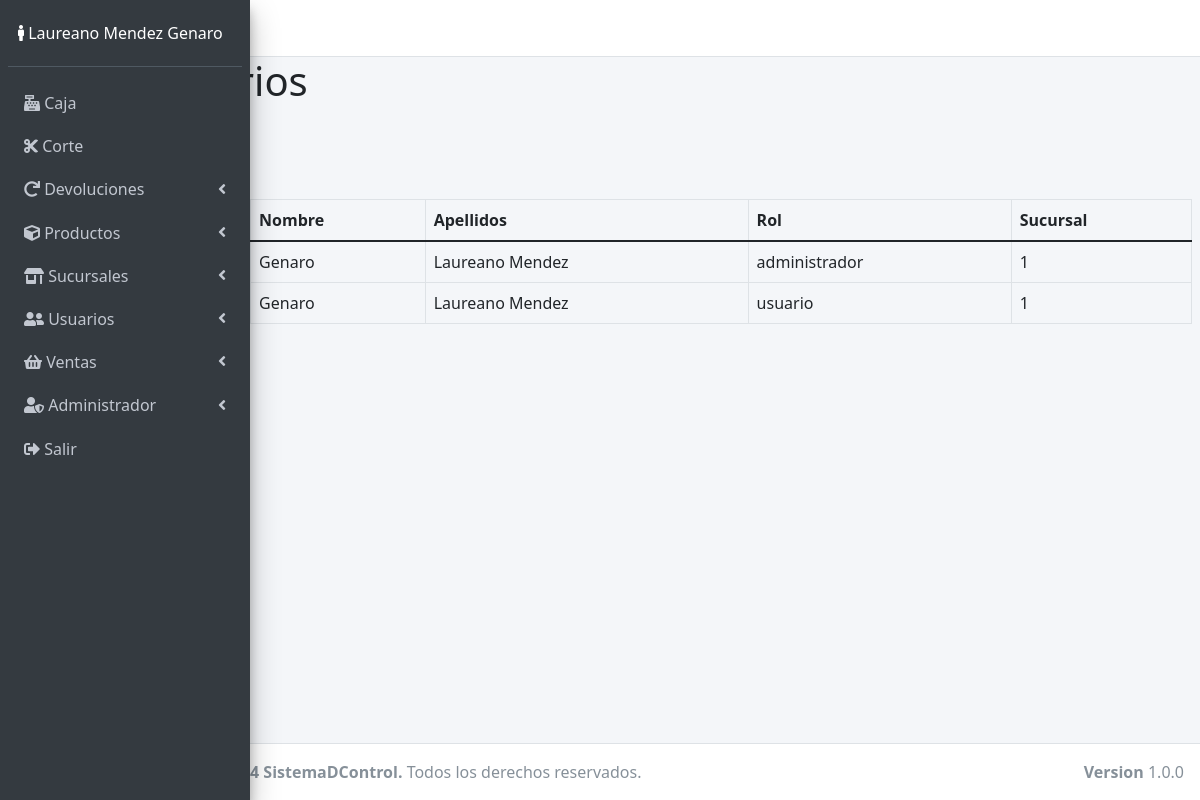
Page /administrador-todosUsuarios/index.php (signed in) on the committed database.
### tables this page shows
CREATE TABLE usuarios (
	usuario_id INTEGER UNSIGNED NOT NULL AUTO_INCREMENT,
	usuario_nick VARCHAR(255) NOT NULL UNIQUE,
	usuario_nombre VARCHAR(255) NOT NULL,
	usuario_apellidos VARCHAR(255) NOT NULL,
	usuario_password VARCHAR(255) NOT NULL,
	usuario_role VARCHAR(255) NOT NULL,
    PRIMARY KEY(usuario_id),
	usuario_sucursal INT UNSIGNED NOT NULL,
	FOREIGN KEY(usuario_sucursal) REFERENCES sucursales(id) ON DELETE CASCADE
);

### administrador-todosUsuarios/index.php (the view, shortened to what this page needs)
<?php
include '../header/index.php';
include '../navbar/index.php';
include '../sidebar/index.php';
?>
  <div class="content-wrapper">
  <div class="content">
	<div class="col-xs-12">
		<h1><i class="fas fa-user-friends"></i> Usuarios</h1>
		<br>
		<?php
			include '../database/conexion.php';
		?>
        <a href="../administrador-usuarios/index.php" class="btn btn-primary">Agregar Usuario</a>
		<br>
		<br>
		<?php
			$sqlSelect = "SELECT usuario_nick,usuario_nombre,usuario_apellidos,usuario_role,usuario_sucursal FROM usuarios";;
			$resultSet = $conn->query($sqlSelect);
			if($resultSet->num_rows >0 ){
		?>
			<table class="table table-bordered">
			<thead>
				<tr>
					<th>Usuario</th>
					<th>Nombre</th>
					<th>Apellidos</th>
					<th>Rol</th>
					<th>Sucursal</th>
				</tr>
			</thead>
			<tbody>
			<?php
			while($producto = $resultSet->fetch_assoc()){
			?>
				<tr>
					<td><?php echo $producto['usuario_nick'];?></td>
					<td><?php echo $producto['usuario_nombre']; ?></td>
					<td><?php echo $producto['usuario_apellidos'] ?></td>
					<td><?php echo $producto['usuario_role'] ?></td>
					<td><?php echo $producto['usuario_sucursal'] ?></td>
					</tr>
				<?php
						}
			}
			?>
			</tbody>
		</table>
	</div>
  </div>
  </div>
<?php include '../footer/index.php'?>

### header/index.php (shortened to what this page needs)
<!DOCTYPE html>
<html>
<head>
  <link rel="stylesheet" href="../plugins/fontawesome-free/css/all.min.css">
  <link rel="stylesheet" href="../dist/css/adminlte.min.css">
  <link rel="stylesheet" href="../plugins/bootstrap/css/bootstrap.min.css">
  <link rel="stylesheet" href="../plugins/bootstrap/js/bootstrap.min.js">
  <link rel="stylesheet" href="../css/style.css">
</head>
<body class="hold-transition sidebar-mini sidebar-collapse">
<div class="wrapper">

### navbar/index.php (shortened to what this page needs)
<nav class="main-header navbar navbar-expand navbar-white navbar-light">
    <ul class="navbar-nav">
      <li class="nav-item">
        <a class="nav-link" data-widget="pushmenu" href="#" role="button"><i class="fas fa-bars"></i></a>
      </li>
      <li class="nav-item d-none d-sm-inline-block">
        <a href="../<?php echo $_SESSION['rol'];?>-principal/index.php" class="nav-link">Caja</a>
      </li>
    </ul>
  </nav>

### sidebar/index.php (shortened to what this page needs)
  <aside class="main-sidebar sidebar-dark-primary elevation-4">
    <div class="sidebar">
      <div class="user-panel mt-3 pb-3 mb-3 d-flex">
      </div>
      <nav class="mt-2">
        <ul class="nav nav-pills nav-sidebar flex-column" data-widget="treeview" role="menu" data-accordion="false">
              <li class="nav-item has-treeview">
            <a href="../index.php" class="nav-link">
            <i class="fas fa-cash-register"></i>
            </a>
            </li>
            <li class="nav-item has-treeview">
<a href="../usuario-corte/index.php" class="nav-link">
<i class="fas fa-cut"></i>
</a>
</li>
          <li class="nav-item has-treeview">
            <a href="#" class="nav-link">
            <i class="fas fa-redo"></i>
            </a>
          </li>
          <li class="nav-item has-treeview">
            <a href="#" class="nav-link">
            <i class="fas fa-cube"></i>
            </a>
          </li>
          <li class="nav-item has-treeview">
            <a href="#" class="nav-link">
            <i class="fas fa-store-alt"></i>
            </a>
          </li>
          <?php
            if($_SESSION['nivel']===1){
          ?>
          <li class="nav-item has-treeview">
            <a href="#" class="nav-link">
            <i class="fas fa-user-friends"></i>
            </a>
          </li>
          <li class="nav-item has-treeview">
            <a href="#" class="nav-link">
            <i class="fas fa-shopping-basket"></i>
            </a>
          </li>
          <li class="nav-item has-treeview">
            <a href="#" class="nav-link">
            <i class="fas fa-user-shield"></i>
            </a>
          </li>
          <?php
            }
          ?>
<li class="nav-item has-treeview">
<a href="../salir.php" class="nav-link">
<i class="fas fa-sign-out-alt"></i>
</a>
</li>
        </ul>
      </nav>
    </div>
  </aside>

### footer/index.php (shortened to what this page needs)
<footer class="main-footer">
    <div class="float-right d-none d-sm-block">
      <b>Version</b> 1.0.0
    </div>
    <strong>Copyright &copy; 202-2024 SistemaDControl.</strong> Todos los derechos reservados.
</footer>
</div>
</body>
</html>

### rows in the picture
usuarios: usuario_nick "admin", usuario_nombre "Genaro", usuario_apellidos "Laureano Mendez", usuario_role "administrador", usuario_sucursal "1"
usuarios: usuario_nick "user", usuario_nombre "Genaro", usuario_apellidos "Laureano Mendez", usuario_role "usuario", usuario_sucursal "1"
